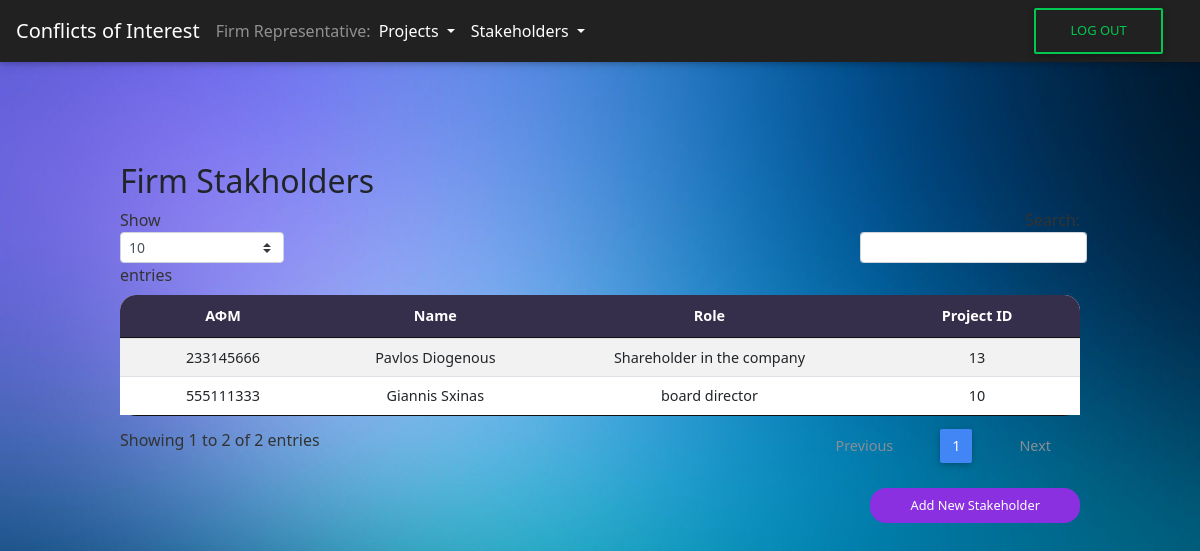
Before: /CoI/firm_stakeholders.php with the older database file.
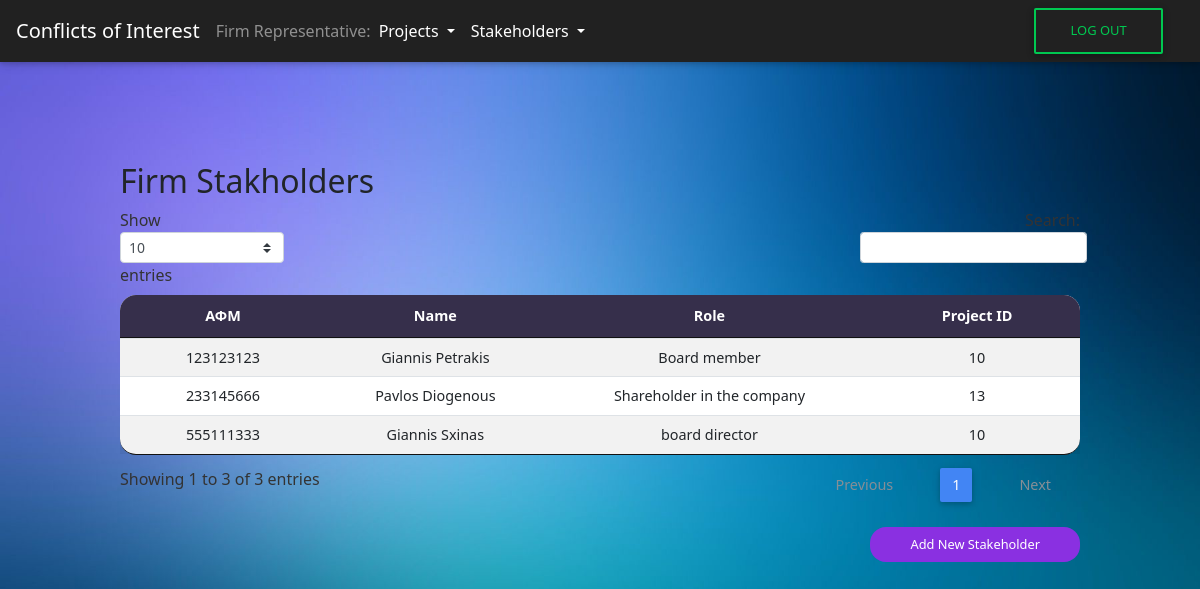
After: the same page with the newer database file.
### tables this page shows
CREATE TABLE `firm_stakeholders` (
  `stakeholder_AFM` int(9) NOT NULL,
  `stakeholder_name` varchar(50) NOT NULL,
  `firm_id` int(11) NOT NULL,
  `stakeholder_role` varchar(50) NOT NULL,
  `project_id` int(50) NOT NULL
);

### CoI/firm_stakeholders.php (the view, shortened to what this page needs)
<?php
include('header.php');
include('connect.php');
?>
<nav class="navbar navbar-expand-lg navbar-dark bg-dark">
    <a class="navbar-brand" href="#">Conflicts of Interest</a>
    <span class="navbar-text">
        Firm Representative:
    </span>
    <div class="collapse navbar-collapse" id="navbarSupportedContent">
    <ul class="navbar-nav mr-auto">
            <li class="nav-item dropdown">
                <a class="nav-link dropdown-toggle" href="#" id="navbarDropdown" role="button" data-toggle="dropdown" aria-haspopup="true" aria-expanded="false">
                    Projects
                </a>
            </li>
            <li class="nav-item dropdown">
                <a class="nav-link dropdown-toggle" href="#" id="navbarDropdown" role="button" data-toggle="dropdown" aria-haspopup="true" aria-expanded="false">
                    Stakeholders
                </a>
            </li>
        </ul>
        <form class="form-inline my-2 my-lg-0" method="post" action="logout.php" id="logoutform">
            <button class="btn btn-outline-success my-2 my-sm-0" type="submit" id="logout-btn">Log Out</button>
        </form>
    </div>
</nav>
<div id="View Firm Stakeholders" class="tabcontent">
  <div class="wrapper-table">
    <div class="page-header clearfix">
      <h2 class="pull-left">Firm Stakholders</h2>
    </div>
    <?php $sql = "SELECT * FROM firm_stakeholders";
    if ($result = mysqli_query($conn, $sql)) {
      if (mysqli_num_rows($result) > 0) {
        echo  "<table id='stakeholders' class='table table-striped table-sm project-table' cellspacing='0' width='100%'>";
        echo "<thead>";
        echo "<tr>";
        echo "<th class='th-sm' id ='th-first' >ΑΦΜ</th>";
        echo "<th class='th-sm'>Name</th>";
        echo "<th class='th-sm'>Role</th>";
        echo "<th class='th-sm' id='th-last'>Project ID</th>";
        echo "</tr>";
        echo "</thead>";
        echo "<tbody>";
        while ($row = mysqli_fetch_array($result)) {
          echo "<tr>";
          echo "<td>" . $row['stakeholder_AFM'] . "</td>";
          echo "<td>" . $row['stakeholder_name'] . "</td>";
          echo "<td>" . $row['stakeholder_role'] . "</td>";
          echo "<td>" . $row['project_id'] . "</td>";
          echo "</tr>";
        }
        echo "</table>";
      } else {
        echo "<p class='lead'><em>No records were found.</em></p>";
      }
    } else {
      echo "ERROR: Could not execute $sql. " . mysqli_error($conn);
    }
    echo "<a href='add_stakeholder.php' class='submit-button'>Add New Stakeholder</a>";
    ?>
  </div>
</div>
<?php include('footer.php') ?>
</body>
</html>

Changed rows visible on the page:
added firm_stakeholders: stakeholder_AFM "123123123", stakeholder_name "Giannis Petrakis", stakeholder_role "Board member", project "10"
Other visible differences:
text written by a page script: "Show entries Showing 1 to 2 of 2 entries Previous 1 Next" → "Show entries Showing 1 to 3 of 3 entries Previous 1 Next"
